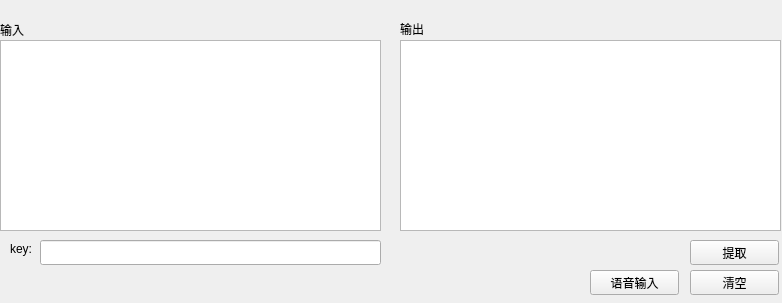
<?xml version="1.0" encoding="UTF-8"?>
<ui version="4.0">
 <class>Form_memo</class>
 <widget class="QWidget" name="Form_memo">
  <property name="geometry">
   <rect>
    <x>0</x>
    <y>0</y>
    <width>782</width>
    <height>303</height>
   </rect>
  </property>
  <property name="sizePolicy">
   <sizepolicy hsizetype="Preferred" vsizetype="Preferred">
    <horstretch>0</horstretch>
    <verstretch>0</verstretch>
   </sizepolicy>
  </property>
  <property name="minimumSize">
   <size>
    <width>782</width>
    <height>303</height>
   </size>
  </property>
  <property name="maximumSize">
   <size>
    <width>782</width>
    <height>303</height>
   </size>
  </property>
  <property name="windowTitle">
   <string>智能备忘录</string>
  </property>
  <widget class="QPlainTextEdit" name="plainTextEdit_text_input">
   <property name="geometry">
    <rect>
     <x>0</x>
     <y>40</y>
     <width>381</width>
     <height>191</height>
    </rect>
   </property>
  </widget>
  <widget class="QLabel" name="label">
   <property name="geometry">
    <rect>
     <x>0</x>
     <y>20</y>
     <width>101</width>
     <height>20</height>
    </rect>
   </property>
   <property name="text">
    <string>输入</string>
   </property>
  </widget>
  <widget class="QLabel" name="label_2">
   <property name="geometry">
    <rect>
     <x>400</x>
     <y>20</y>
     <width>67</width>
     <height>17</height>
    </rect>
   </property>
   <property name="text">
    <string>输出</string>
   </property>
  </widget>
  <widget class="QPushButton" name="pushButton_extract">
   <property name="geometry">
    <rect>
     <x>690</x>
     <y>240</y>
     <width>89</width>
     <height>25</height>
    </rect>
   </property>
   <property name="text">
    <string>提取</string>
   </property>
  </widget>
  <widget class="QPushButton" name="pushButton_clearall">
   <property name="geometry">
    <rect>
     <x>690</x>
     <y>270</y>
     <width>89</width>
     <height>25</height>
    </rect>
   </property>
   <property name="text">
    <string>清空</string>
   </property>
  </widget>
  <widget class="QListView" name="listView_list_output">
   <property name="geometry">
    <rect>
     <x>400</x>
     <y>40</y>
     <width>381</width>
     <height>191</height>
    </rect>
   </property>
  </widget>
  <widget class="QLabel" name="label_3">
   <property name="geometry">
    <rect>
     <x>10</x>
     <y>240</y>
     <width>31</width>
     <height>17</height>
    </rect>
   </property>
   <property name="text">
    <string>key:</string>
   </property>
  </widget>
  <widget class="QLineEdit" name="lineEdit_key">
   <property name="geometry">
    <rect>
     <x>40</x>
     <y>240</y>
     <width>341</width>
     <height>25</height>
    </rect>
   </property>
   <property name="echoMode">
    <enum>QLineEdit::PasswordEchoOnEdit</enum>
   </property>
  </widget>
  <widget class="QPushButton" name="pushButton_audio_input">
   <property name="geometry">
    <rect>
     <x>590</x>
     <y>270</y>
     <width>89</width>
     <height>25</height>
    </rect>
   </property>
   <property name="text">
    <string>语音输入</string>
   </property>
  </widget>
 </widget>
 <resources/>
 <connections/>
</ui>
